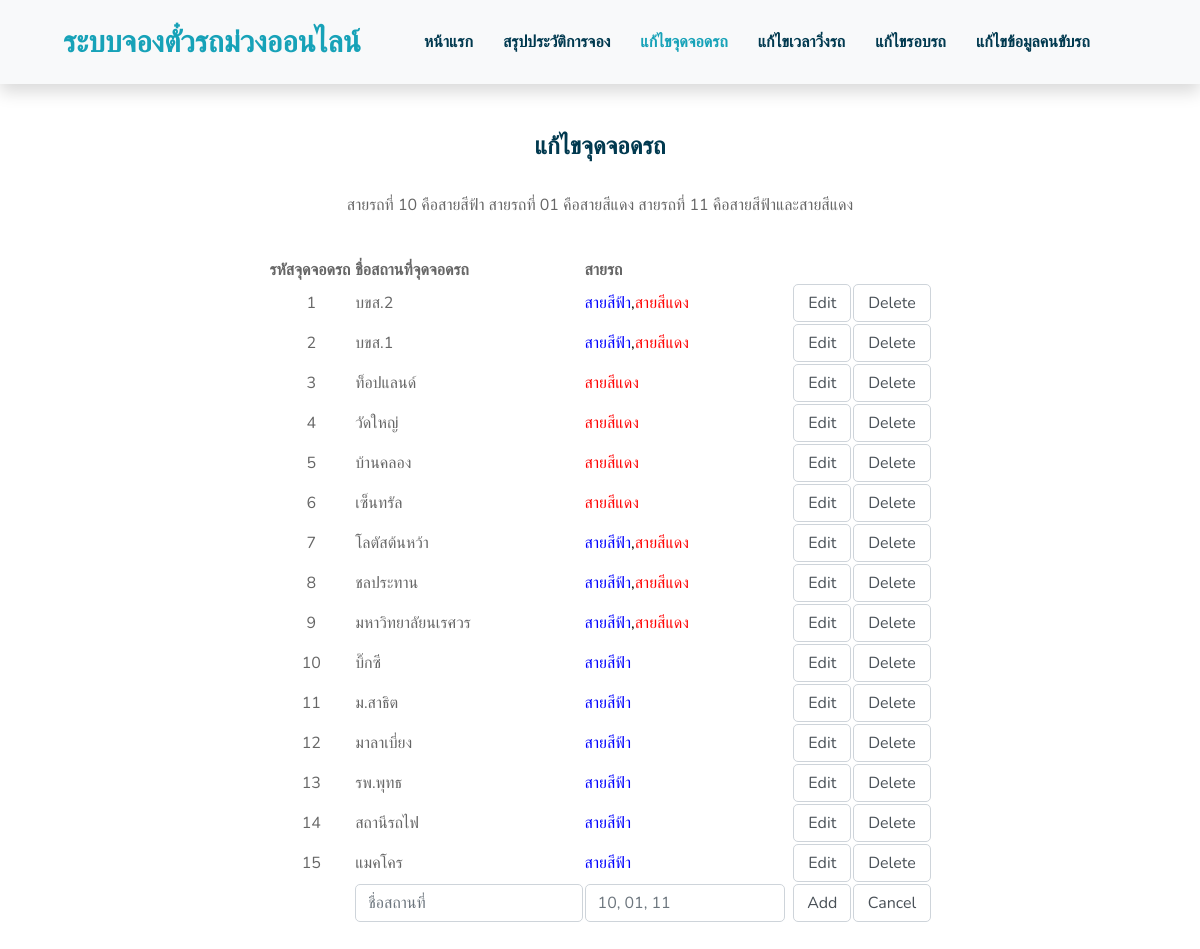
The app's page /changeParkingSpot.php with its own data.
### tables this page shows
CREATE TABLE `parking_spot` (
  `car_reservation_code` int(3) NOT NULL COMMENT 'รหัสจุดจอดรถ',
  `Parking_place_name` varchar(20) NOT NULL COMMENT 'ชื่อสถานที่จุดจอดรถ',
  `route_b_r` varchar(2) NOT NULL COMMENT 'สายรถ'
);

### changeParkingSpot.php (the view, shortened to what this page needs)
<!DOCTYPE html>
<html lang="en">
<head>
    <link href="https://cdnjs.cloudflare.com/ajax/libs/font-awesome/5.10.0/css/all.min.css" rel="stylesheet">
    <link href="lib/flaticon/font/flaticon.css" rel="stylesheet">
    <link href="lib/owlcarousel/assets/owl.carousel.min.css" rel="stylesheet">
    <link href="lib/lightbox/css/lightbox.min.css" rel="stylesheet">
    <link href="css/style.css" rel="stylesheet">
</head>
<body>
    <div class="container-fluid bg-light position-relative shadow">
        <nav class="navbar navbar-expand-lg bg-light navbar-light py-3 py-lg-0 px-0 px-lg-5">
            <a href="" class="navbar-brand font-weight-bold text-secondary" style="font-size: 30px;">
                <span class="text-primary">ระบบจองตั๋วรถม่วงออนไลน์</span>
            </a>
            <div class="collapse navbar-collapse justify-content-between" id="navbarCollapse">
                <div class="navbar-nav font-weight-bold mx-auto py-0">
                    <a href="index1.php" class="nav-item nav-link">หน้าแรก</a>
                    <a href="summarize.php" class="nav-item nav-link">สรุปประวัติการจอง</a>
                    <a href="changeParkingSpot.php" class="nav-item nav-link active">แก้ไขจุดจอดรถ</a>
                    <a href="changeTime.php" class="nav-item nav-link">แก้ไขเวลาวิ่งรถ</a>
                    <a href="changeDricycle.php" class="nav-item nav-link">แก้ไขรอบรถ</a>
                    <a href="datadrivers.php" class="nav-item nav-link">แก้ไขข้อมูลคนขับรถ</a>
                    </div>
                </div>
            </div>
 <div class="container-fluid py-5 d-flex flex-column align-items-center justify-content-center" >
    <div class="container d-flex flex-column  justify-content-center" align="center">
    <div class="page-heading normal-space">
    <div class="col-lg-12" >
      <div class="container">
          <div class="col-lg-12">
                <div class="item">
                  <div class="row">
                      <div class="col-lg-12">
                        <span class="mini-heading"><h4>แก้ไขจุดจอดรถ</h4></span>
                      </div>
                  </div>
                </div>
              <br>
                <p align="rigth">สายรถที่ 10 คือสายสีฟ้า สายรถที่ 01 คือสายสีแดง สายรถที่ 11 คือสายสีฟ้าและสายสีแดง</p>
              <br>
              <table width='65%'>
                <tr>
                    <th>รหัสจุดจอดรถ</th>
                    <th>ชื่อสถานที่จุดจอดรถ</th>
                    <th>สายรถ</th>
                    <th></th><th></th>
                </tr>
                    <?php
                        include('connectdatabase.php');
                        if (!$conn) {
                            die("Connection failed: " . mysqli_connect_error());
                        } else {
                            $sql = "SELECT * FROM `parking_spot`";
                            $result = mysqli_query($conn, $sql);
                            if (mysqli_num_rows($result) > 0){
                                while($row = mysqli_fetch_assoc($result)){
                                    ?>
                                    <tr>
                                    <td align="center"><?php echo $row["car_reservation_code"]; ?></td>
                                    <td ><?php echo $row["Parking_place_name"]; ?></td>
                                    <?php
                                    $r = str_split($row["route_b_r"]);
                                        if ($r[0] == 1 and $r[1] == 1) {
                                            echo "<td style='color:blue'>";
                                            echo "สายสีฟ้า";
                                            echo "<font color='000000'>";
                                            echo ",";
                                            echo "<font color='FF0000'>";
                                            echo "สายสีแดง";
                                        }
                                        elseif ($r[0] == 1 and $r[1] == 0){
                                            echo "<td style='color:blue'>";
                                            echo "สายสีฟ้า";
                                        }
                                        else {
                                            echo "<td style='color:red'>";
                                            echo "สายสีแดง";
                                        }
                                    echo "</td>";
                                    ?>
                                    <td><button class="form-control" data-toggle="modal" href=edit/editformParkingSpot.php" data-target="#theModal" onclick="window.location='edit/editformParkingSpot.php?id=<?php echo $row["car_reservation_code"];?>'">Edit</button></td>
                                    <td><button class="form-control" onclick="JavaScript:if(confirm('Confirm Delete?')==true){window.location='delete/deleteParkingSpot.php?id=<?php echo $row["car_reservation_code"];?>';}">Delete</button></td>
                                    <?php
                                    echo "</tr>";
                                }
                            }
                        }
                        ?>
                <form method="post" action="<?php echo $_SERVER['PHP_SELF']; ?>">
                    <td></td>
                    <td><input type="text" class="form-control"  name="Parking_place_name" size="20" placeholder= "ชื่อสถานที่"></td>
                    <td><input type="text" class="form-control" style="width: 200px" name="route_b_r" size="5" placeholder= "10, 01, 11"></td>
                    <td><input type="submit" class="form-control" value="Add"></td>
                    <td><input type="reset" class="form-control" value="Cancel"></td>
                </form>
              </table>
          </div>
      </div>
    </div>
  </div>
</body>
</html>

### records on screen
parking_spot: car_reservation_code "1", Parking_place_name "บขส.2", route_b_r "สายสีฟ้า"
parking_spot: car_reservation_code "2", Parking_place_name "บขส.1", route_b_r "สายสีฟ้า"
parking_spot: car_reservation_code "3", Parking_place_name "ท็อปแลนด์", route_b_r "สายสีแดง"
parking_spot: car_reservation_code "4", Parking_place_name "วัดใหญ่", route_b_r "สายสีแดง"
parking_spot: car_reservation_code "5", Parking_place_name "บ้านคลอง", route_b_r "สายสีแดง"
parking_spot: car_reservation_code "6", Parking_place_name "เซ็นทรัล", route_b_r "สายสีแดง"
parking_spot: car_reservation_code "7", Parking_place_name "โลตัสต้นหว้า", route_b_r "สายสีฟ้า"
parking_spot: car_reservation_code "8", Parking_place_name "ชลประทาน", route_b_r "สายสีฟ้า"
parking_spot: car_reservation_code "9", Parking_place_name "มหาวิทยาลัยนเรศวร", route_b_r "สายสีฟ้า"
parking_spot: car_reservation_code "10", Parking_place_name "บิ๊กซี", route_b_r "สายสีฟ้า"
parking_spot: car_reservation_code "11", Parking_place_name "ม.สาธิต", route_b_r "สายสีฟ้า"
parking_spot: car_reservation_code "12", Parking_place_name "มาลาเบี่ยง", route_b_r "สายสีฟ้า"
parking_spot: car_reservation_code "13", Parking_place_name "รพ.พุทธ", route_b_r "สายสีฟ้า"
parking_spot: car_reservation_code "14", Parking_place_name "สถานีรถไฟ", route_b_r "สายสีฟ้า"
parking_spot: car_reservation_code "15", Parking_place_name "แมคโคร", route_b_r "สายสีฟ้า"
